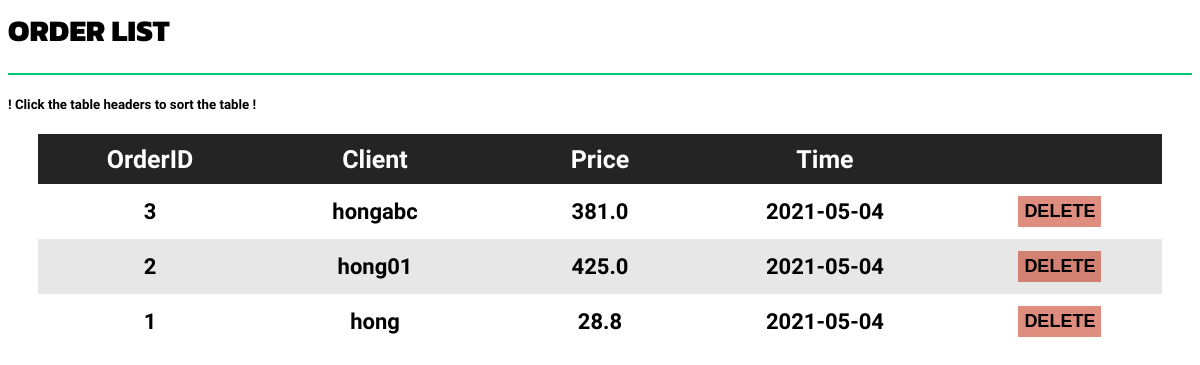
Screenshot of /AOrder.php with the database file from the repository.
### tables this page shows
CREATE TABLE `orders` (
  `oID` int(11) NOT NULL,
  `cID` int(11) NOT NULL,
  `Price` decimal(10,1) NOT NULL,
  `OrderTime` date NOT NULL,
  `LastUpdate` date NOT NULL,
  PRIMARY KEY (`oID`)
);

CREATE TABLE `client` (
  `cID` int(11) NOT NULL,
  `Username` varchar(30) NOT NULL,
  `Password` varchar(30) NOT NULL,
  `Email` varchar(30) NOT NULL,
  `PhoneNum` varchar(20) NOT NULL,
  PRIMARY KEY (`cID`)
);

### AOrder.php (the view, shortened to what this page needs)
<html>
    <head>
        <link href="assets/css/basic.css" rel="stylesheet" />
        <link href="css/AOrder.css" rel="stylesheet" />
    </head>
    <body>
        <div class="row">
            <div class="col-md-12">
                <h1 class="page-head-line">Order list</h1>
            </div>
        </div>
        <h5>! Click the table headers to sort the table !</h5>
        <table class="order sortable">
            <tr class="first">
                <th class="oID">OrderID</th>
                <th class="client">Client</th>
                <th class="price">Price</th>
                <th class="time">Time</th>
                <th class="btn"></th>
            </tr>
                <?php
                    $bgcolor = 0;
                    $conn = conn();
                    $sql = 'SELECT * FROM orders;';
                    $rs = mysqli_query($conn, $sql);
                    while($rc = mysqli_fetch_assoc($rs)){
                        $sql2 = 'SELECT Username FROM client WHERE cID ='.$rc['cID'];
                        $rs2 = mysqli_query($conn, $sql2);
                        $rc2 = mysqli_fetch_assoc($rs2);
                        $client = $rc2['Username'];
                ?>
            <tr class="content
            <?php
                if($bgcolor==0){
                    $bgcolor=1;
                }else{
                    echo "bgcolor";
                    $bgcolor=0;
                }
            ?>
            ">
                <form method="POST" action="A_Order.php">
                    <td class="oID"><?php echo $rc['oID']; ?></th>
                    <td class="client"><?php echo $client; ?></th>
                    <td class="price"><?php echo $rc['Price']; ?></th>
                    <td class="time"><?php echo $rc['OrderTime']; ?></th>
                    <td class="btn">
                        <button type="submit" id="btnDelete" class="btnDelete">Delete</button>
                    </td>
                </form>
            </tr>
            <?php
                    }
            ?>
        </table>
    </body>
</html>

### assets/css/basic.css (style rules this page uses)
body { font-family: 'Varela Round', sans-serif; }
.page-head-line { font-size: 30px; text-transform: uppercase; color: #000; font-weight: 800; padding-bottom: 20px; border-bottom: 2px solid #00CA79; margin-bottom: 10px; font-family: 'Kanit', sans-serif; }

### css/AOrder.css (style rules this page uses)
.order { width: 95%; margin: 10px auto; text-align: center; font-size: 22px; border-collapse: collapse; }
.oID { width: 20%; }
.client { width: 20%; }
.price { width: 20%; }
.time { width: 20%; }
.btn { width: 20%; }
.first { background: rgb(36, 36, 36); color: white; padding-top: 12px; padding-bottom: 12px; font-size: 25px; height: 50px; }
.first th { background-color: rgb(36, 36, 36); border: none; }
.content td { padding-top: 12px; padding-bottom: 12px; font-weight: bold; }
.bgcolor { background: rgb(231, 231, 231); }
#btnDelete { display: block; float: right; margin-right: 60px; width: auto; height: 100%; background-color: rgba(192, 29, 0, 0.5); border: none; padding-top: 5px; padding-bottom: 5px; text-transform:uppercase; font-weight: bold; font-size: 18px; transition: background-color 0.2s ease-in }

### rows the page displays
orders: oID "3", cID.Username "hongabc", Price "381.0", OrderTime "2021-05-04"
orders: oID "2", cID.Username "hong01", Price "425.0", OrderTime "2021-05-04"
orders: oID "1", cID.Username "hong", Price "28.8", OrderTime "2021-05-04"
